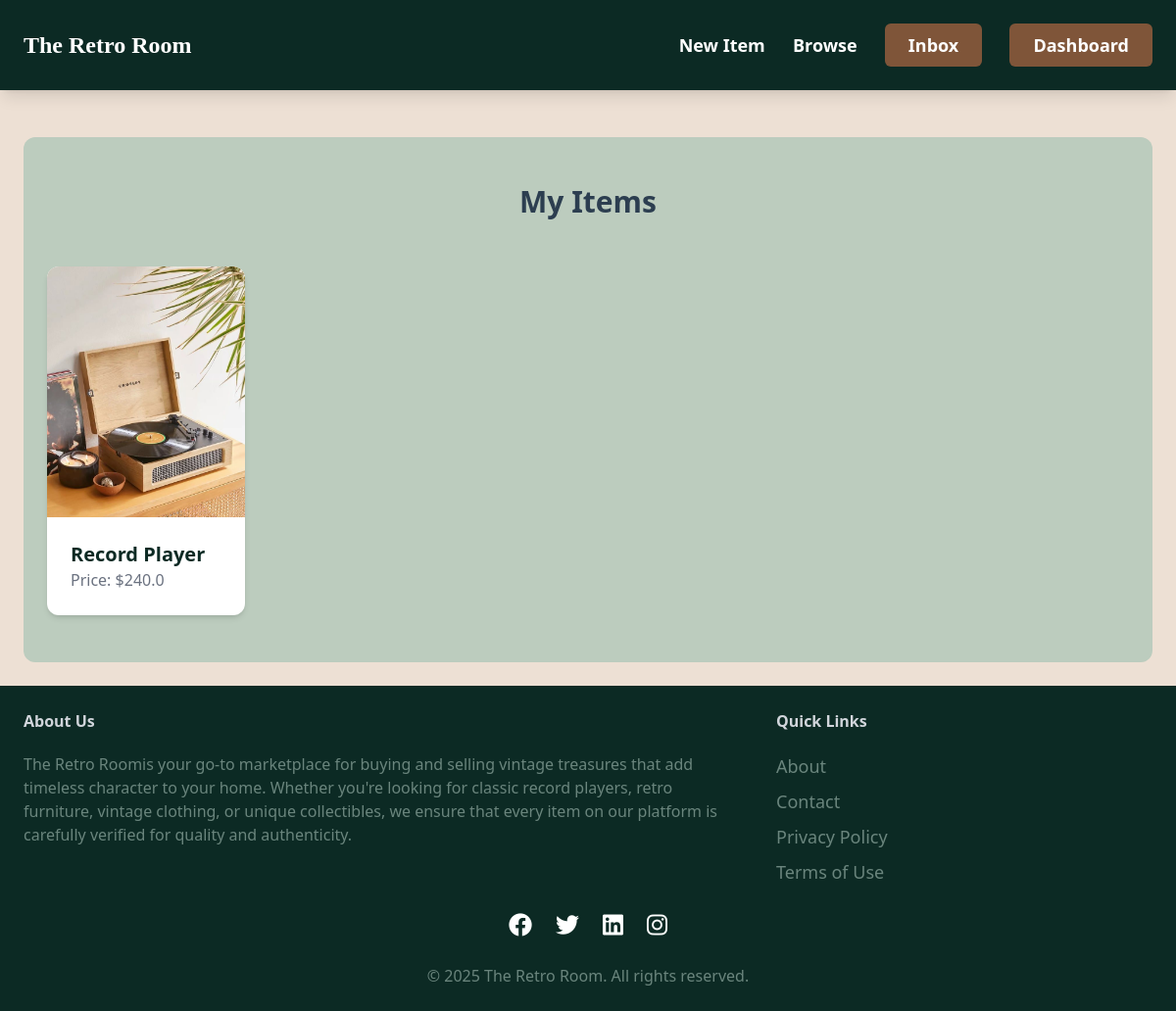
The app's page /dashboard/ (signed in) with its own data.
### item/models.py (models this page shows, shortened)
class Item(models.Model):
    category = models.ForeignKey(Category, related_name='items', on_delete=models.CASCADE)
    name = models.CharField(max_length=255)
    description = models.TextField(blank=True, null=True)
    price = models.FloatField()
    image = models.ImageField(upload_to='item_images', blank=True, null=True)
    is_sold = models.BooleanField(default=False)
    created_by = models.ForeignKey(User, related_name='items', on_delete=models.CASCADE)
    created_at = models.DateTimeField(auto_now_add=True)

### dashboard/views.py (the view)
# urls.py: path('', views.index, name='index'),
@login_required
def index(request):
    items = Item.objects.filter(created_by=request.user)
    return render(request, 'dashboard/index.html', {
        'items': items,
    })

### dashboard/templates/dashboard/index.html (shortened to what this page needs)
{% extends 'core/base.html' %}
{% block content %}
    <div class="mt-6 px-6 py-12 bg-[#BCCCBE] rounded-xl">
        <h2 class="mb-12 text-3xl text-center font-semibold text-[#2C3E50]">My Items</h2>
        <div class="col-span-3">
            <div class="grid grid-cols-5 gap-6">
                {% for item in items %}
                    <div class="group relative bg-white rounded-xl overflow-hidden shadow-md hover:shadow-lg transition-all duration-300 ease-in-out">
                        <a href="{% url 'item:detail' item.id %}">
                            <div class="w-full h-64">
                                <img src="{{ item.image.url }}" alt="{{ item.name }}" class="w-full h-full object-cover transition-all duration-300 ease-in-out group-hover:scale-110">
                            </div>
                            <div class="p-6">
                                <h2 class="text-xl font-semibold text-[#0C2A24]">{{ item.name }}</h2>
                                <p class="text-gray-500">Price: ${{ item.price }}</p>
                            </div>
                        </a>
                    </div>
                {% endfor %}
            </div>
        </div>
    </div>
{% endblock %}

### records on screen
Item: image (picture), name "Record Player", price "240.0"
